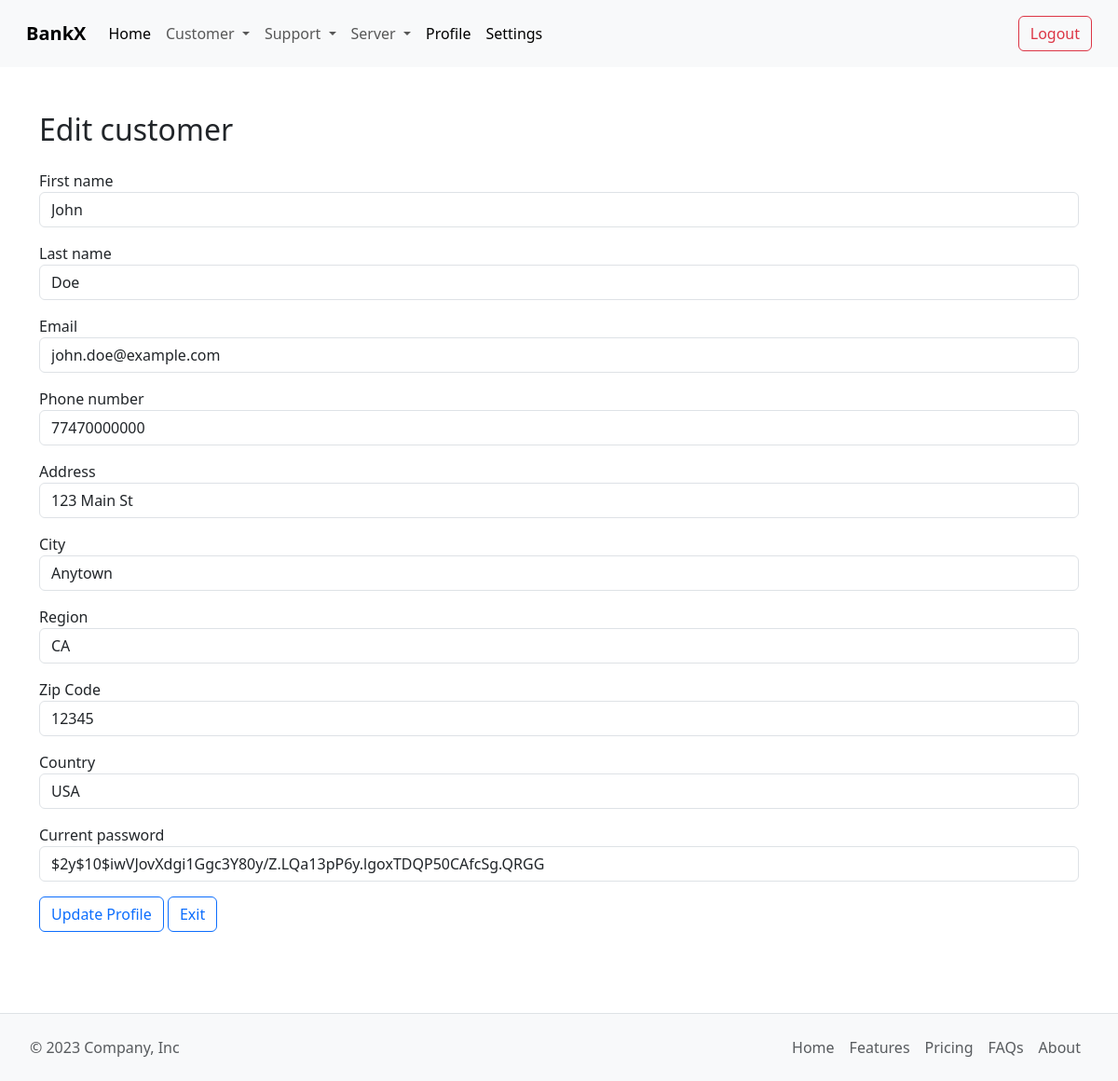
/Admin/customer_edit.php?id=1 (signed in), run on the app's committed database.
### tables this page shows
CREATE TABLE `Customers` (
    `CustomerID` INT PRIMARY KEY AUTO_INCREMENT,
    `FirstName` VARCHAR(50) NOT NULL,
    `LastName` VARCHAR(50) NOT NULL,
    `Email` VARCHAR(100) NOT NULL,
    `PhoneNumber` VARCHAR(20) NOT NULL,
    `Password` VARCHAR(100) NOT NULL,
    `Address` VARCHAR(255),
    `City` VARCHAR(50),
    `State` VARCHAR(50),
    `ZipCode` VARCHAR(10),
    `Country` VARCHAR(50),
    `Image` VARCHAR(200),
    `RegistrationDate` DATE NOT NULL,
    `LastLogin` TIMESTAMP DEFAULT CURRENT_TIMESTAMP ON UPDATE CURRENT_TIMESTAMP
);

### src/Admin/customer_edit.php (the view, shortened to what this page needs)
<?php
include("include/header.php");
require_once("../Modules/config.php");
$userid = $_GET['id'];
$stmt = $conn->prepare("SELECT * FROM `Customers` WHERE `CustomerID` = :userid");
$stmt->bindValue(":userid", $userid, PDO::PARAM_INT);
$stmt->execute();
$result = $stmt->fetchAll(PDO::FETCH_ASSOC);
?>
<div class="container mt-5" style="padding-bottom: 10rem;">
    <h2>Edit customer</h2>
    <form action="customer_edit_process.php" method="POST">
        <?php
        foreach($result as $row) {
        ?>
        <div class="form-group" style="padding-top: 1rem;">
            <label for="firstname">First name</label>
            <input type="text" class="form-control" id="firstname" name="firstname" placeholder="First name" value="<?php echo $row['FirstName']; ?>">
        </div>
        <div class="form-group" style="padding-top: 1rem;">
            <label for="lastname">Last name</label>
            <input type="text" class="form-control" id="lastname" name="lastname" placeholder="Last name" value="<?php echo $row['LastName']; ?>">
        </div>
        <div class="form-group" style="padding-top: 1rem;">
            <label for="email">Email</label>
            <input type="text" class="form-control" id="email" name="email" placeholder="Email" value="<?php echo $row['Email'] ?>">
        </div>
        <div class="form-group" style="padding-top: 1rem;">
            <label for="phone">Phone number</label>
            <input type="text" class="form-control" id="phone" name="phone" placeholder="Phone number" value="<?php echo $row['PhoneNumber']; ?>">
        </div>
        <div class="form-group" style="padding-top: 1rem;">
            <label for="address">Address</label>
            <input type="text" class="form-control" id="address" name="address" placeholder="Address" value="<?php echo $row['Address']; ?>">
        </div>
        <div class="form-group" style="padding-top: 1rem;">
            <label for="city">City</label>
            <input type="text" class="form-control" id="city" name="city" placeholder="City" value="<?php echo $row['City']; ?>">
        </div>
        <div class="form-group" style="padding-top: 1rem;">
            <label for="region">Region</label>
            <input type="text" class="form-control" id="region" name="region" placeholder="Region" value="<?php echo $row['State']; ?>">
        </div>
        <div class="form-group" style="padding-top: 1rem;">
            <label for="zipcode">Zip Code</label>
            <input type="text" class="form-control" id="zipcode" name="zipcode" placeholder="Zip code" value="<?php echo $row['ZipCode']; ?>">
        </div>
        <div class="form-group" style="padding-top: 1rem;">
            <label for="country">Country</label>
            <input type="text" class="form-control" id="country" name="country" placeholder="Country" value="<?php echo $row['Country']; ?>">
        </div>
        <div class="form-group" style="padding-top: 1rem;">
            <label for="oldpassword">Current password</label>
            <input type="text" class="form-control" id="currentpassword" name="currentpassword" placeholder="Current password" value="<?php echo $row['Password']; ?>">
        </div>
        <div style="padding-top: 1rem;">
            <button type="submit" class="btn btn-outline-primary">Update Profile</button>
            <a href="dashboard.php" class="btn btn-outline-primary">Exit</a>
        </div>
        <?php
        }
        ?>
    </form>
</div>
<?php
include("include/footer.php");
?>

### data on the page
customers: firstname "John", lastname "Doe", email "john.doe@example.com", phone "77470000000", address "123 Main St", city "Anytown", region "CA", zipcode "12345", country "USA", currentpassword "$2y$10$iwVJovXdgi1Ggc3Y80y/Z.LQa13pP6y.lgoxTDQP50CAfcSg.QRGG"
